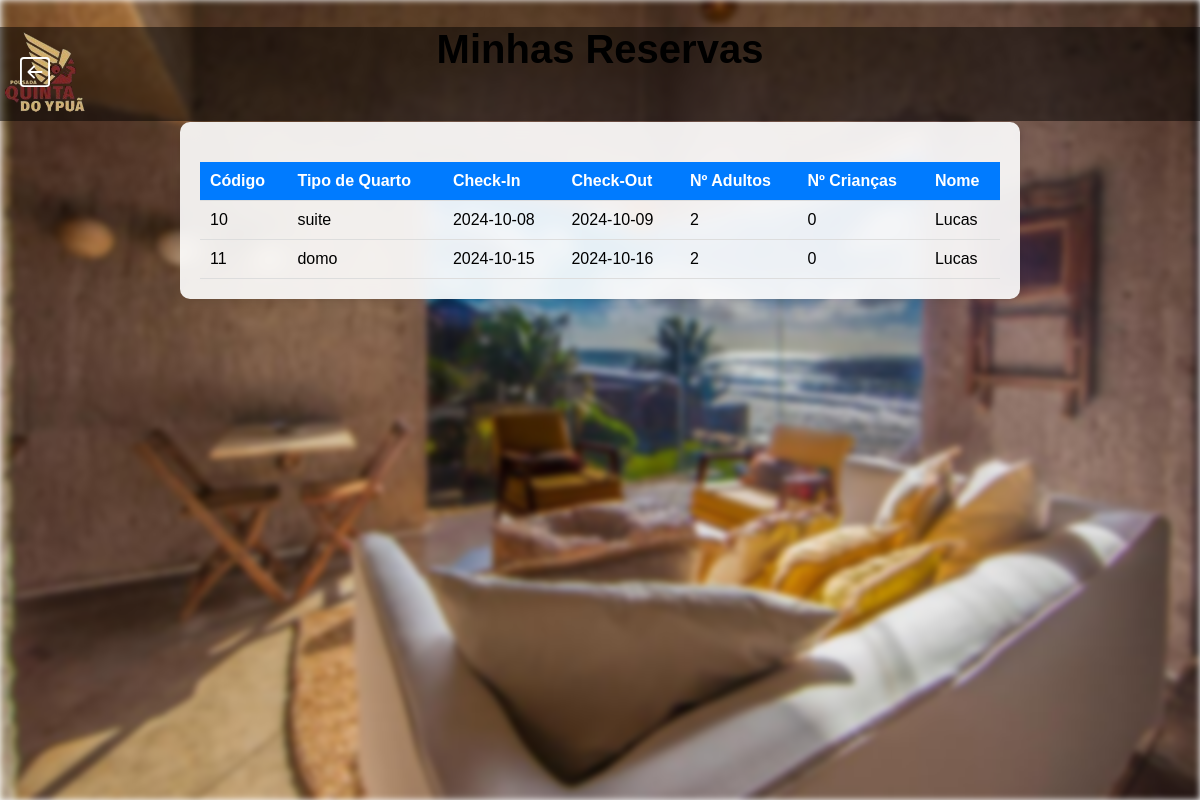
Screenshot of /HistoricoReservas.php (signed in) with the database file from the repository.
### tables this page shows
CREATE TABLE `reserva` (
  `Codigo` int(255) NOT NULL,
  `TipoQuarto` varchar(200) NOT NULL,
  `CheckIn` date NOT NULL,
  `CheckOut` date NOT NULL,
  `NumAdultos` int(10) NOT NULL,
  `NumCriancas` int(10) NOT NULL,
  `Nome` varchar(255) DEFAULT NULL
);

### HistoricoReservas.php (the view, shortened to what this page needs)
<?php
include_once('ConexaoBD/Conexaobd.php');
$nome_usuario = $_SESSION['usuario_nome'];
$sql = "SELECT * FROM reserva WHERE Nome = ?";
$stmt = $conn->prepare($sql);
$stmt->bind_param("s", $nome_usuario);
?>
<!DOCTYPE html>
<html lang="pt-br">
<head>
    <link rel="stylesheet" href="Principal.css">
</head>
<body>
<div class="navbar">
    <div class="navbar-content">
        <a href="Principal.php" style="background: none" class="menu-btn">
        </a>
        <div class="logo">
            <img src="imagens/logo-pousada-quinta-do-ypua-vmake.png" alt="Logo do Hotel">
        </div>
    </div>
</div>
<h1>Minhas Reservas</h1>
<div class="background"></div>
<div class="container">
    <?php
    if ($stmt->execute()) {
        $resultado = $stmt->get_result();
        if ($resultado->num_rows > 0) {
            echo "<table class='reserva-table'>";
            echo "<tr><th>Código</th><th>Tipo de Quarto</th><th>Check-In</th><th>Check-Out</th><th>Nº Adultos</th><th>Nº Crianças</th><th>Nome</th></tr>";
            while ($linha = $resultado->fetch_assoc()) {
                echo "<tr>";
                echo "<td>" . $linha['Codigo'] . "</td>";
                echo "<td>" . $linha['TipoQuarto'] . "</td>";
                echo "<td>" . $linha['CheckIn'] . "</td>";
                echo "<td>" . $linha['CheckOut'] . "</td>";
                echo "<td>" . $linha['NumAdultos'] . "</td>";
                echo "<td>" . $linha['NumCriancas'] . "</td>";
                echo "<td>" . $linha['Nome'] . "</td>";
                echo "</tr>";
            }
            echo "</table>";
        } else {
            echo "<p>Você ainda não tem reservas.</p>";
        }
    } else {
        echo "Erro ao consultar reservas: " . $stmt->error;
    }
    ?>
</div>
</body>
</html>

### Principal.css (style rules this page uses)
body { margin: 0; padding: 0; font-family: Arial, sans-serif; }
.navbar { background-color: rgba(0, 0, 0, 0.5); width: 100%; padding: 5px; box-sizing: border-box; z-index: 2; display: flex; align-items: center; justify-content: space-between; position: fixed; }
.navbar-content { display: flex; align-items: center; width: 100%; justify-content: center; }
.navbar-content .logo { margin-right: auto; }
.background { position: fixed; top: 0; left: 0; width: 100%; height: 100%; background-image: url('imagens/fundo.jpg'); background-size: cover; background-position: center; filter: blur(3px); z-index: -1; }
h1 { font-size: 3em; }
a { color: white; }
.menu-btn { position: absolute; left: 20px; }
h1 { text-align: center; font-size: 2.5em; color: black; }

### HistoricoReservas.php (style rules this page uses)
.container { max-width: 800px; margin: 50px auto; background: rgba(255, 255, 255, 0.9); padding: 20px; border-radius: 10px; box-shadow: 0 2px 10px rgba(0, 0, 0, 0.1); backdrop-filter: blur(10px); }
.reserva-table { width: 100%; border-collapse: collapse; margin-top: 20px; }
.reserva-table th, .reserva-table td { padding: 10px; text-align: left; border-bottom: 1px solid #ddd; }
.reserva-table th { background-color: #007BFF; color: white; }

### rows the page displays
reserva: Codigo "10", TipoQuarto "suite", CheckIn "2024-10-08", CheckOut "2024-10-09", NumAdultos "2", NumCriancas "0", Nome "Lucas"
reserva: Codigo "11", TipoQuarto "domo", CheckIn "2024-10-15", CheckOut "2024-10-16", NumAdultos "2", NumCriancas "0", Nome "Lucas"
